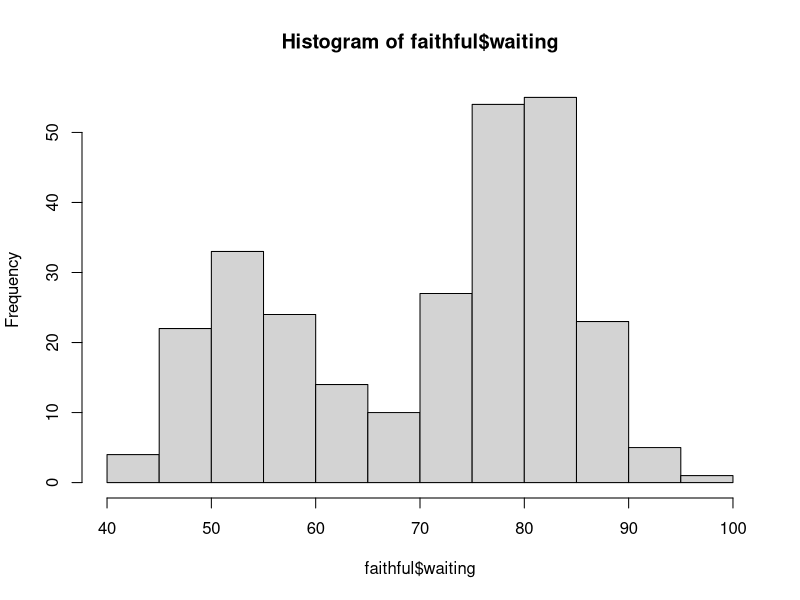
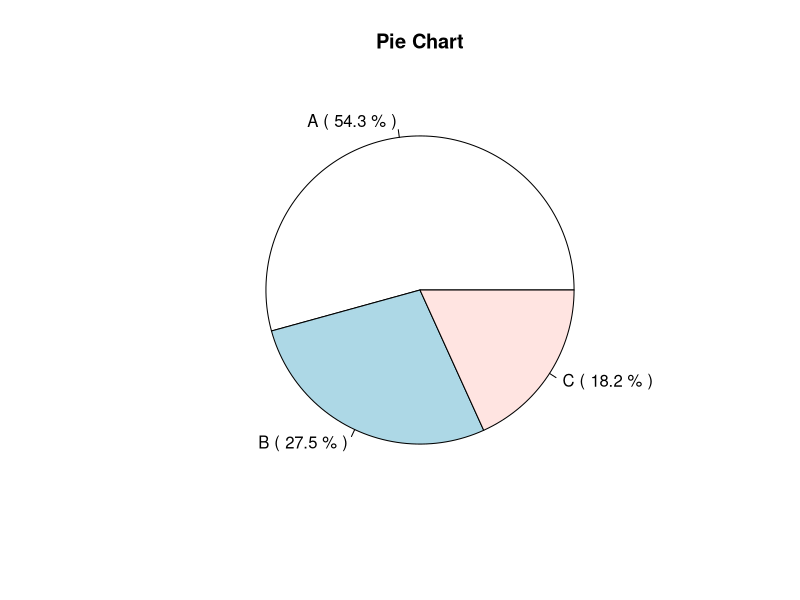

Source code (R) for these figures, in order:
# 2. 자료의 정리

# 2.1 자료의 종류
# DATUM : 자료, 정보등의 의미
# DATA : DATUM의 복수형
# 통계학이란 자료라는 재료를 이용하여 여러가지 요리를 만들어내는 것과 같음

# 2.1.1 양적자료 : 자료 그 자체가 숫자와 일대일로 대응
# 1) 연속형 자료 : 일정구간의 실수값을 모두 취할 수 있는 자료 ex) 혈압, 몸무게
# 2) 이산형 자료 : 정수 값을 취하는 자료 ex) 어느 학급의 여학생 수, 연간 결혼 건수

# 2.1.2 질적자료 : 자료 그 자체가 숫자의 개념을 가지는 것이 아닌 구분하는 개념을 가짐
# 1) 명목형 자료 : 구분을 위해 숫자를 대응시킨 자료 ex) 남(1), 여(0)
# 2) 순서형 자료 : 범주들이 순서의 개념을 가지는 자료 ex) 상(1), 중(2), 하(3)


# 2.2 표와 그래프

# 2.1.1 양적자료 : 히스토그램 (Histogram), 줄기-잎 그림
# 1) 히스토그램 (Histogram)
hist(faithful$waiting)

# 2) 줄기-잎 그림
stem(faithful$waiting)

# 2.1.2 질적자료 : 도수분포표 (Frequency Table), 파이차트 (Pie Chart)
# 1) 도수분포표 (Frequency Table)
a <- rep('A', 1520) 
b <- rep('B',770) 
c <- rep('C',510)
x <- c(a,b,c) # a,b,c로 구성되는 벡터를 생성
table(x)

y <- as.matrix(table(x)) # 행렬형태로 변환
freq <- y[,1] # [,1] - column, [1,] - row
relative_freq <- freq/sum(y)
z <- cbind(freq, relative_freq); z# cbind - column들끼리 묶기

# 2) 파이차트 (Pie Chart)
x <- c(1520, 770, 510)
lab <- c('A', 'B', 'C')
y <- round(x/sum(x)*100, digits=1)
w <- paste(lab, '(', y, '%', ')')
pie(x, labels=w, main='Pie Chart')

# 예제 : 30페이지로 이루어진 보고서에서 각 페이지당 오자의 개수
x <- c(1,1,1,3,0,0,1,1,1,0,2,2,0,0,0,1,2,1,2,0,0,1,6,4,3,3,1,2,4,0) 
y <- as.matrix(table(x))
freq <- y[,1]
rel_freq <- freq/sum(freq)
csum <- cumsum(freq) # 누적도수
c_rel_freq <- csum/sum(freq)
z <- cbind(freq, rel_freq, csum, c_rel_freq); z
